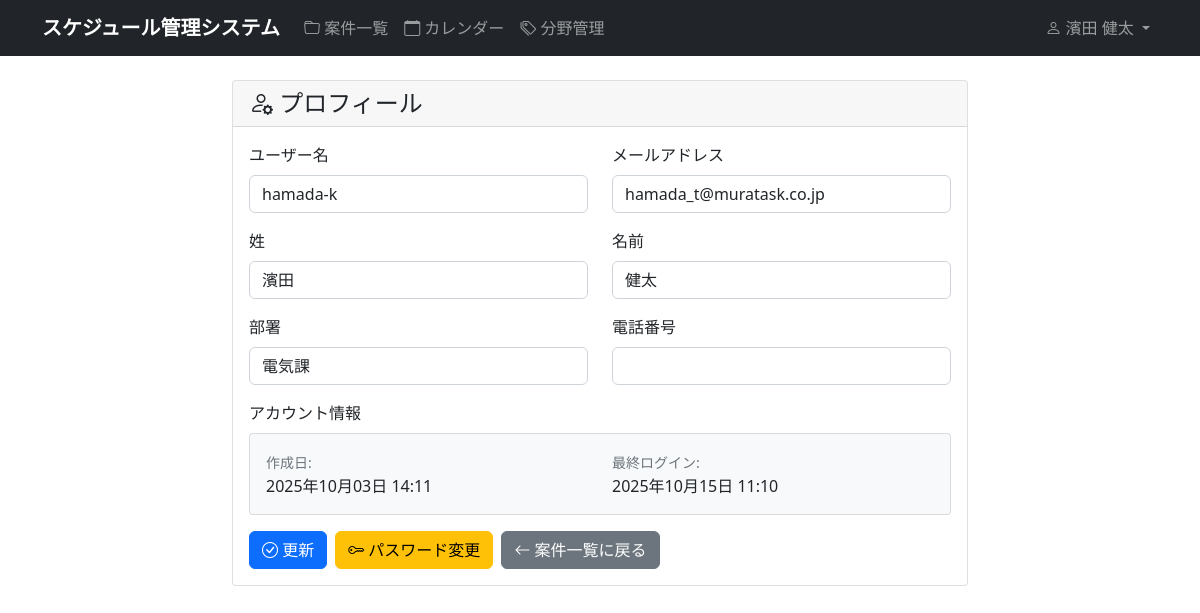
Page /accounts/profile/ (signed in) on the earlier database version.
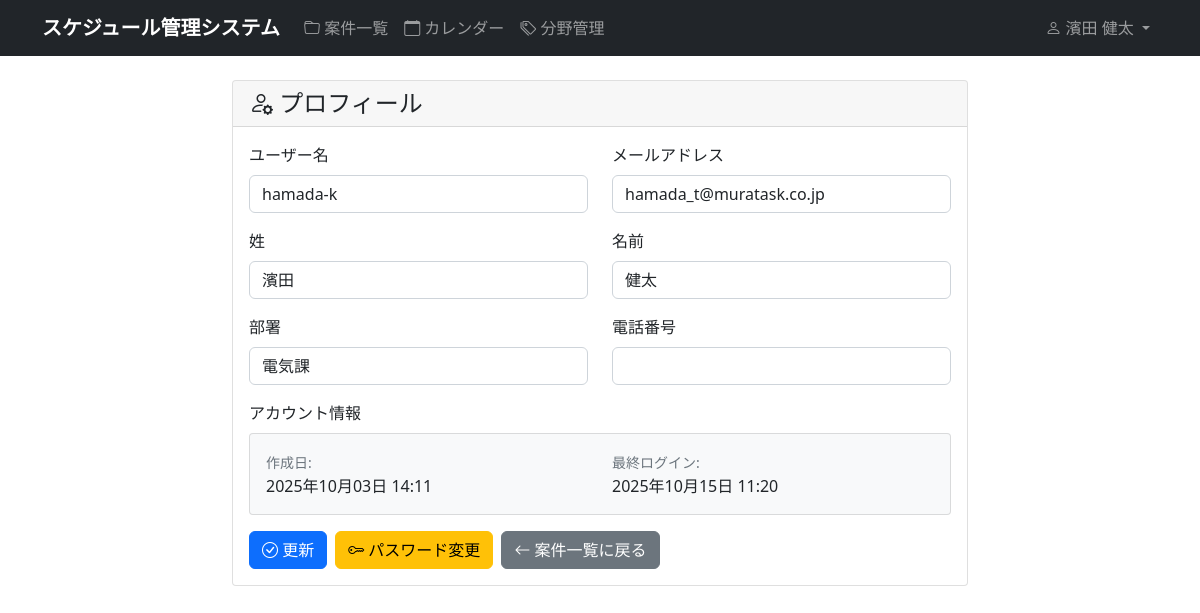
Same page on the later database version.
### accounts/models.py (models this page shows, shortened)
class CustomUser(AbstractUser):
    email = models.EmailField('メールアドレス', blank=True, null=True)
    department = models.CharField('部署', max_length=100, blank=True)
    phone = models.CharField('電話番号', max_length=20, blank=True)
    is_manager = models.BooleanField('マネージャー権限', default=False)
    is_viewer = models.BooleanField('閲覧者権限', default=False, help_text='全員の案件を閲覧できますが編集はできません')
    class Meta:
        verbose_name = 'ユーザー'
        verbose_name_plural = 'ユーザー'

### accounts/views.py (the view)
# urls.py: path('profile/', views.profile, name='profile'),
@login_required
@never_cache
def profile(request):
    if request.method == 'POST':
        if request.user.is_manager or request.user.is_superuser:
            form = UserManagementForm(request.POST, instance=request.user)
        else:
            form = UserProfileForm(request.POST, instance=request.user)
        if form.is_valid():
            form.save()
            messages.success(request, 'プロフィールを更新しました。')
            return redirect('accounts:profile')
    else:
        if request.user.is_manager or request.user.is_superuser:
            form = UserManagementForm(instance=request.user)
            if not request.user.is_superuser:
                form.fields['is_active'].widget.attrs['disabled'] = True
        else:
            form = UserProfileForm(instance=request.user)
    return render(request, 'accounts/profile.html', {'form': form})

### accounts/forms.py
class UserProfileForm(forms.ModelForm):
    def __init__(self, *args, **kwargs):
        super().__init__(*args, **kwargs)
        self.fields['first_name'].required = True
        self.fields['last_name'].required = True
        self.fields['department'].required = True
        self.fields['email'].required = False
        self.fields['phone'].required = False
    class Meta:
        model = User
        fields = ['username', 'email', 'first_name', 'last_name', 'department', 'phone']
        widgets = {
            'username': forms.TextInput(attrs={'class': 'form-control'}),
            'email': forms.EmailInput(attrs={'class': 'form-control'}),
            'first_name': forms.TextInput(attrs={'class': 'form-control'}),
            'last_name': forms.TextInput(attrs={'class': 'form-control'}),
            'department': forms.TextInput(attrs={'class': 'form-control'}),
            'phone': forms.TextInput(attrs={'class': 'form-control'}),
        }

### templates/accounts/profile.html (shortened to what this page needs)
{% extends "base.html" %}
{% block content %}
<div class="row">
    <div class="col-md-8 mx-auto">
        <div class="card">
            <div class="card-header">
                <h4 class="card-title mb-0">
                    <i class="bi bi-person-gear"></i> プロフィール
                </h4>
            </div>
            <div class="card-body">
                <form method="post">
                    <div class="row">
                        <div class="col-md-6">
                            <div class="mb-3">
                                <label for="{{ form.username.id_for_label }}" class="form-label">ユーザー名</label>
                                {{ form.username }}
                            </div>
                        </div>
                        <div class="col-md-6">
                            <div class="mb-3">
                                <label for="{{ form.email.id_for_label }}" class="form-label">メールアドレス</label>
                                {{ form.email }}
                            </div>
                        </div>
                    </div>
                    <div class="row">
                        <div class="col-md-6">
                            <div class="mb-3">
                                <label for="{{ form.last_name.id_for_label }}" class="form-label">姓</label>
                                {{ form.last_name }}
                            </div>
                        </div>
                        <div class="col-md-6">
                            <div class="mb-3">
                                <label for="{{ form.first_name.id_for_label }}" class="form-label">名前</label>
                                {{ form.first_name }}
                            </div>
                        </div>
                    </div>
                    <div class="row">
                        <div class="col-md-6">
                            <div class="mb-3">
                                <label for="{{ form.department.id_for_label }}" class="form-label">部署</label>
                                {{ form.department }}
                            </div>
                        </div>
                        <div class="col-md-6">
                            <div class="mb-3">
                                <label for="{{ form.phone.id_for_label }}" class="form-label">電話番号</label>
                                {{ form.phone }}
                            </div>
                        </div>
                    </div>
                    <div class="mb-3">
                        <label class="form-label">アカウント情報</label>
                        <div class="card bg-light">
                            <div class="card-body">
                                <div class="row">
                                    <div class="col-md-6">
                                        <small class="text-muted">作成日:</small><br>
                                        {{ user.date_joined|date:"Y年m月d日 H:i" }}
                                    </div>
                                    <div class="col-md-6">
                                        <small class="text-muted">最終ログイン:</small><br>
                                        {{ user.last_login|date:"Y年m月d日 H:i"|default:"未ログイン" }}
                                    </div>
                                </div>
                            </div>
                        </div>
                    </div>
                    <div class="d-flex gap-2">
                        <button type="submit" class="btn btn-primary">
                            <i class="bi bi-check-circle"></i> 更新
                        </button>
                        <a href="{% url 'accounts:password_change' %}" class="btn btn-warning">
                            <i class="bi bi-key"></i> パスワード変更
                        </a>
                        <a href="{% url 'schedule:project_list' %}" class="btn btn-secondary">
                            <i class="bi bi-arrow-left"></i> 案件一覧に戻る
                        </a>
                    </div>
                </form>
            </div>
        </div>
    </div>
</div>
{% endblock %}

### templates/base.html (shortened to what this page needs)
<!DOCTYPE html>
<head>
    <link href="https://cdn.jsdelivr.net/npm/bootstrap@5.1.3/dist/css/bootstrap.min.css" rel="stylesheet">
    <link rel="stylesheet" href="https://cdn.jsdelivr.net/npm/bootstrap-icons@1.7.2/font/bootstrap-icons.css">
    {% load static %}
    <link rel="stylesheet" href="{% static 'css/style.css' %}">
</head>
<body>
    <nav class="navbar navbar-expand-lg navbar-dark bg-dark">
        <div class="container">
                        <a class="navbar-brand" href="{% url 'schedule:project_list' %}">
                スケジュール管理システム
            </a>
            {% if user.is_authenticated %}
            <div class="collapse navbar-collapse" id="navbarNav">
                <ul class="navbar-nav me-auto">
                    <li class="nav-item">
                        <a class="nav-link" href="{% url 'schedule:project_list' %}">
                            <i class="bi bi-folder"></i> 案件一覧
                        </a>
                    </li>
                    <li class="nav-item">
                        <a class="nav-link" href="{% url 'schedule:calendar' %}">
                            <i class="bi bi-calendar"></i> カレンダー
                        </a>
                    </li>
                    <li class="nav-item">
                        <a class="nav-link" href="{% url 'schedule:field_list' %}">
                            <i class="bi bi-tags"></i> 分野管理
                        </a>
                    </li>
                </ul>
                <ul class="navbar-nav">
                    <li class="nav-item dropdown">
                        <a class="nav-link dropdown-toggle" href="#" role="button" data-bs-toggle="dropdown">
                            <i class="bi bi-person"></i> {% if user.first_name or user.last_name %}{{ user.last_name }} {{ user.first_name }}{% else %}{{ user.username }}{% endif %}
                        </a>
                    </li>
                </ul>
            </div>
            {% endif %}
        </div>
    </nav>
    <main class="container mt-4">
        {% block content %}
        {% endblock %}
    </main>
</body>
</html>

### static/css/style.css (style rules this page uses)
.form-control { border-radius: 0.375rem; }
.navbar-brand { font-weight: bold; }
.btn { border-radius: 0.375rem; font-weight: 500; }

Differences in the rows shown:
changed CustomUser "濱田": last_login "2025年10月15日 11:10" → "2025年10月15日 11:20"
